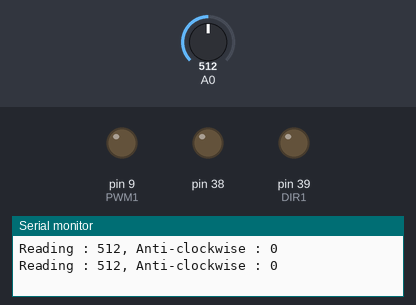
Bench run of a sketch on a simulated Arduino Mega 2560, built with avr-gcc and run on an emulated ATmega2560. On the bench: output pins drawn as LEDs (lit = HIGH), the last lines printed to the serial monitor. The test bench sets the inputs (shaded band); at power-on: A0 = 512.

Above: at 1.8 s.
1.9 s: A0 set to 532
At 2.6 s:
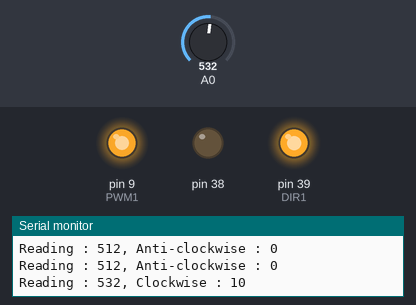
3.5 s: A0 set to 511
At 5.2 s:
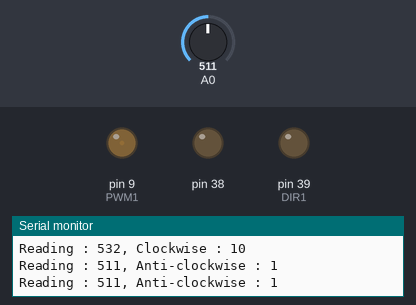
5.5 s: A0 set to 306
At 6.9 s:
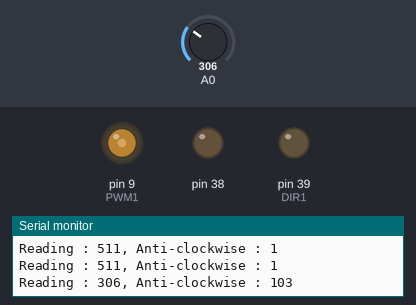
7.5 s: A0 set to 122
At 8.5 s:
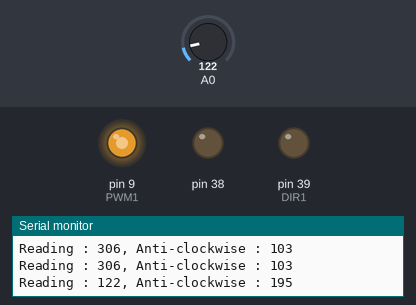
9.5 s: A0 set to 716
At 11.2 s:
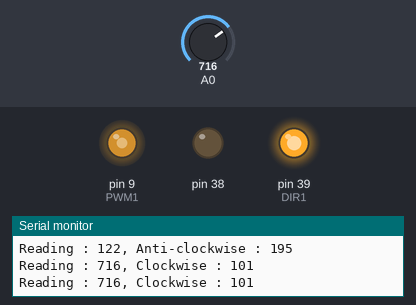
11.5 s: A0 set to 900
At 12.9 s:
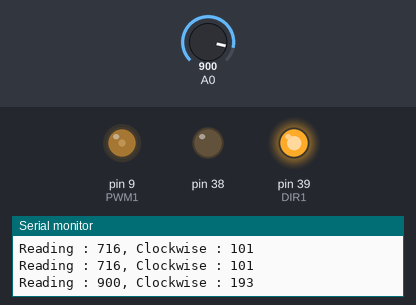
Timing chart, 0 to 14.5 s (numbered marks = the images above; inputs shaded):
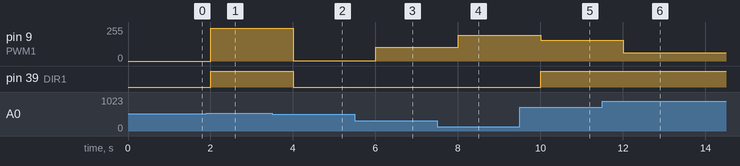

Measured:
- the behaviour switches between 513 and 514 on A0 (found by bisection; images 0 and 1)
- after the input at 1.9 s, pin 9 (PWM1): 0/255 → 245/255 after 0.10 s; pin 39 (DIR1): LOW → HIGH after 0.10 s
- after the input at 3.5 s, pin 9 (PWM1): 245/255 → 1/255 after 0.50 s; pin 39 (DIR1): HIGH → LOW after 0.50 s
- after the input at 5.5 s, pin 9 (PWM1): 1/255 → 103/255 after 0.50 s
- after the input at 7.5 s, pin 9 (PWM1): 103/255 → 195/255 after 0.51 s
- after the input at 9.5 s, pin 9 (PWM1): 195/255 → 154/255 after 0.51 s; pin 39 (DIR1): LOW → HIGH after 0.51 s
- after the input at 11.5 s, pin 9 (PWM1): 154/255 → 62/255 after 0.51 s

The sketch:

Sketch14_4.ino
```cpp
int DIR1 = 39;
int PWM1 = 9;
void setup() {
  // put your setup code here, to run once:
  pinMode(A0, INPUT);
  pinMode(DIR1, OUTPUT);
  pinMode(PWM1, OUTPUT);
  pinMode(38, OUTPUT);
  Serial.begin(9600);
}

void loop() {
  // put your main code here, to run repeatedly:
  int reading = analogRead(A0);
  int speed = map(reading, 0, 1023, -255, 255);

  if (speed > 0) {
    digitalWrite(DIR1, HIGH); // 정방향 회전
    int pwm_value = 255 - speed;
    analogWrite(PWM1, pwm_value);
    Serial.print(String("Reading : ") + reading);
    Serial.println(String(", Clockwise : ") + speed);
  }
  else {
    digitalWrite(DIR1, LOW); // 역방향 회전
    int pwm_value = abs(speed);
    analogWrite(PWM1, pwm_value);
    Serial.print(String("Reading : ") + reading);
    Serial.println(String(", Anti-clockwise : ") + pwm_value);
  }
  delay(1000);

}
```
